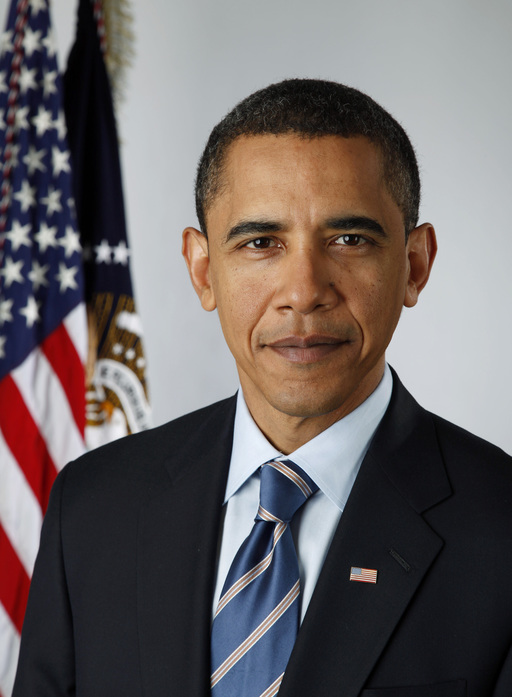
#> input picture imgs/obama.jpg, 512 x 697 px, found by its file name
$ python color_histogram.py
#> lines starting #> are read from the running program, lines starting #| are printed output that depends on the picture
import cv2
import numpy as np
from matplotlib import pyplot as plt

img = cv2.imread('imgs/obama.jpg')
#> img is the input picture: shape (697, 512, 3); mean B, G, R 100.5, 100.6, 108

# Calculate histogram without mask
hist1 = cv2.calcHist([img], [0], None, [256], [0, 256])
#> hist1 = 256 values, max 8515 at index 39, min 6 at index 254, mean 1394
hist2 = cv2.calcHist([img], [1], None, [256], [0, 256])
#> hist2 = 256 values, max 8331 at index 33, min 0 at index 255, mean 1394
hist3 = cv2.calcHist([img], [2], None, [256], [0, 256])
#> hist3 = 256 values, max 9094 at index 32, min 0 at index 254, mean 1394

plt.subplot(221), plt.imshow(img)
plt.subplot(222), plt.plot(hist1), plt.plot(hist2), plt.plot(hist3)
plt.xlim([0, 256])

plt.show()
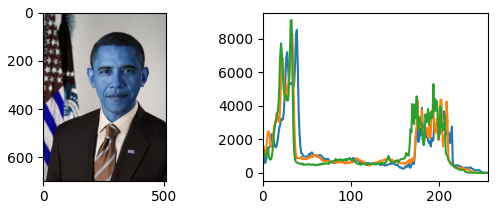
#> figure drawn by matplotlib, 2 panels; B, G, R data is drawn as R, G, B; panel 2: curve peaks at x = 39, y = 8515; panel 2: curve peaks at x = 33, y = 8331; panel 2: curve peaks at x = 32, y = 9094

$ run again, with imgs/eagle_wing.jpg copied over imgs/obama.jpg
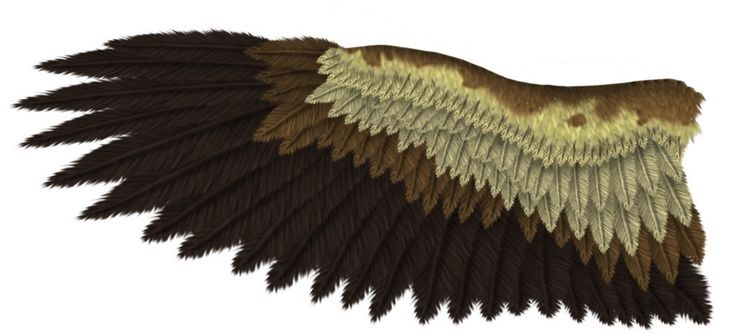
#> input picture imgs/eagle_wing.jpg, 735 x 335 px, found by its file name
#> img is the input picture: shape (335, 735, 3); mean B, G, R 129.9, 140.3, 146.6
#> hist1 = 256 values, max 82969 at index 255, min 19 at index 1, mean 961.8
#> hist2 = 256 values, max 83920 at index 255, min 0 at index 1, mean 961.8
#> hist3 = 256 values, max 84568 at index 255, min 0 at index 0, mean 961.8
#> `plt.show()`:
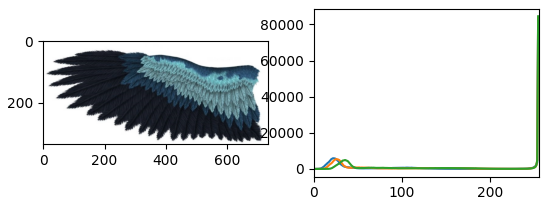
#> figure drawn by matplotlib, 2 panels; B, G, R data is drawn as R, G, B; panel 2: curve peaks at x = 255, y = 82969; panel 2: curve peaks at x = 255, y = 83920; panel 2: curve peaks at x = 255, y = 84568
